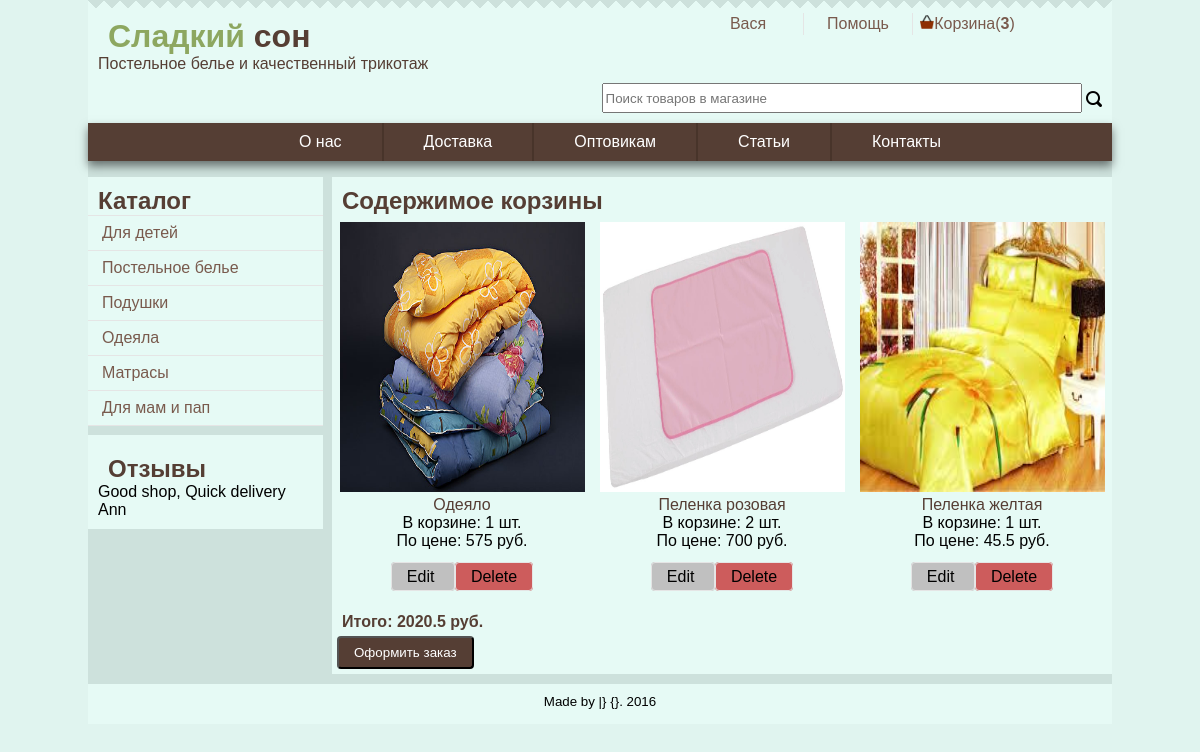
Screenshot of /index.php?section=cart&action=show (signed in) with the database file from the repository.
### tables this page shows
CREATE TABLE IF NOT EXISTS `carts` (
  `id` int(11) NOT NULL,
  `user_id` int(11) NOT NULL,
  `created` char(250) NOT NULL,
  `order_id` int(11) DEFAULT '0',
  `status` char(250) DEFAULT NULL,
  `comment` char(250) NOT NULL
);

CREATE TABLE IF NOT EXISTS `upmenu` (
  `id` int(11) NOT NULL,
  `name` char(30) NOT NULL,
  `link` char(30) NOT NULL
);

CREATE TABLE IF NOT EXISTS `catalog` (
  `id` int(11) NOT NULL,
  `parent_id` int(11) NOT NULL,
  `name` char(250) NOT NULL,
  `price` char(30) DEFAULT NULL,
  `amount` char(30) DEFAULT NULL,
  `link` char(250) DEFAULT NULL,
  `imgLink` char(250) DEFAULT NULL
);

CREATE TABLE IF NOT EXISTS `cart_items` (
  `id` int(11) NOT NULL,
  `cart_id` int(11) NOT NULL,
  `product_id` int(11) NOT NULL,
  `amount` text NOT NULL
);

CREATE TABLE IF NOT EXISTS `goods` (
  `id` int(11) NOT NULL,
  `parent_id` int(11) NOT NULL,
  `name` char(250) NOT NULL,
  `description` text NOT NULL,
  `price` double NOT NULL,
  `amount` char(30) NOT NULL,
  `link` char(250) NOT NULL DEFAULT '#',
  `img_link` char(250) DEFAULT NULL
);

### page/main/cart/showCart.php (the view, shortened to what this page needs)
<?php
if (GetCartId()) {
    $cart_id = GetCartId();
    $items = GetCartItemsList($cart_id);
    $total = 0;
} else {
    $errors = [];
    $errors[] = 'Непредвиденная ошибка';
    return $errors;
}
?>
<?php endif;
if (CountCartItems(GetCartId()) == 0) {
    echo "<H2>Ваша корзина пуста</H2>";
    return false;
}
echo "<H2>Содержимое корзины</H2>";
echo "<div class='flowContainer'>";
foreach ($items as $item) {
    $product = GetProductItem($item['product_id']);
    ?>
    <div class='menuItem'>
        <?php if ($product['img_link']) {
            echo "<img src = " . ImgUrl() . $product['img_link'] . ">";
        } else {
            echo "<img alt = 'prepare' src = " . ImgUrl() . "no_img.png>";
        }
        ?>
        <a href="<?= $_SERVER['PHP_SELF'] ?>?section=store&id=<?= $product['id'] ?>">
            <?= $product['name'] ?>
        </a>
        <div class=''>В корзине: <?= $item['amount'] ?> шт.</div>
        <div class=''>По цене: <?= $product['price'] ?> руб.</div>
        <br>
        <div>
            <a class='CartButtonEdit'
               href="<?= $_SERVER['PHP_SELF'] ?>?section=cart&action=edit&id=<?= $item['id'] ?>">
                Edit
            </a>
            <a class='CartButtonDelete'
               href="<?= $_SERVER['PHP_SELF'] ?>?section=cart&action=delete&id=<?= $item['id'] ?>"
               onclick="return confirm('Вы уверены?');">
                Delete
            </a>
        </div>
    </div>
    <?php
    $total += $item['amount'] * GetProductItem($item['product_id'])['price'];
}
echo "</div>";
?>
    <h4>Итого: <?= $total ?> руб.</h4>
    <button type="submit" class="submitButton"
            onclick="return confirm('Вы уверены?');">
        Оформить заказ
    </button>

### global.php (shortened to what this page needs)
<?php
function Db()
{
    global $dbh;
    try {
        if (!$dbh) {
            $dbh = new PDO("mysql:host=localhost;dbname=" . DB_NAME . ';charset=UTF8;', DB_USER, DB_PASSWORD);
        }
    } catch (PDOException $e) {
        die("Error!: " . $e->getMessage() . "<br/>");
    }
    return $dbh;
}
function GetCatalogList($parent_id = 0)
{
    $sql = "SELECT * FROM catalog WHERE parent_id=?";
    $sth = Db()->prepare($sql);
    if (!$sth->execute([$parent_id])) {
        print_r($sth->errorInfo());
        die;
    }
    return $sth->fetchall();
}
function GetProductItem($id)
{
    $sql = "SELECT * FROM goods WHERE id=?";
    $sth = Db()->prepare($sql);
    if (!$sth->execute([$id])) {
        print_r($sth->errorInfo());
        die;
    }
    return $sth->fetch();
}
function GetUpMenu()
{
    $sql = "SELECT * FROM `upmenu` WHERE 1";
    $sth = Db()->prepare($sql);
    if (!$sth->execute()) {
        print_r($sth->errorInfo());
        die;
    }
    return $sth->fetchall();
}
function ImgUrl()
{
    return "/img/";
}
function printUpmenu()
{
    $items = GetUpMenu();
    echo "<div class='upMenu'><ul>";
    foreach ($items as $item) {
        $link = '?section=common&action=' . $item['link'];
        echo "<li><a href=" . $link . "> $item[name] </a></li>";
    }
    echo "</ul></div>";
}
function printMenuCatalog()
{
    $items = GetCatalogList();
    echo "<div class='catalogContainer'>";
    echo "<h2>Каталог</h2>";
    echo "<ul class='mainCatalog'>";
    foreach ($items as $item) {
        ?>
        <li><a href='#'
               onclick="location.href='?section=store&category_id=<?= $item['id'] ?>'">
            <?= $item['name'] ?></a>
        <?php
        echo "<ul class='subCatalog'>";
            ?>
        <?php
        echo "</ul></li>";
    }
    echo "</ul></div>";
}
function showReviews()
{
    ?>
    <div class="reviewContainer">
        <h2>Отзывы</h2>
        <div class="customer">
            <div class="comment">
                Good shop,
                Quick delivery
            </div>
            <div class="name">Ann</div>
        </div>
    </div>
<?php
}
        ?>
<?php
function loginButton()
{
    if (isset($_SESSION['sess_login'])) {
        printPrivateMenu();
    } else {
        printPublicMenu();
    }
}
function cartButton()
{
    $cart = '<a href=' . $_SERVER['PHP_SELF'] . '?section=cart&action=show>';
    $cart .= '<img src = ' . ImgUrl() . 'basket.png style=width:14px>Корзина';
    $cart .= "(<b id=cartAmount>" . CountCartItems(GetCartId()) . "</b>)";
    $cart .= "</a>";
    echo($cart);
}
function helpButton()
{
    ?>
    <a href="<?= $_SERVER['PHP_SELF'] ?>?section=common&action=help">Помощь</a>
<?php
}
        ?>
        <?php
function CountCartItems($cart_id)
{
    if (count(GetCartItemsList($cart_id))) {
        return count(GetCartItemsList($cart_id));
    }
    return 0;
}
function GetCartItemsList($cart_id)
{
    $sql = "SELECT * FROM cart_items WHERE cart_id=?";
    $sth = Db()->prepare($sql);
    if (!$sth->execute([$cart_id])) {
        print_r($sth->errorInfo());
        die;
    }
    return $sth->fetchall();
}
function GetUserCart($user_id)
{
    $sql = "SELECT * FROM carts WHERE user_id=?";
    $sth = Db()->prepare($sql);
    if (!$sth->execute([$user_id])) {
        print_r($sth->errorInfo());
        die;
    }
    return $sth->fetch();
}
function GetCartId()
{
    if (isset($_SESSION['sess_id'])) {
        if (GetUserCart($_SESSION['sess_id'])['id']) {
            return GetUserCart($_SESSION['sess_id'])['id'];
        } else {
            date_default_timezone_set('Europe/Moscow');
            $today = date("Y-m-d H:i:s", time());
            return AddCart($_SESSION['sess_id'], $today, 'User Cart Created success');
        }
    }
}
function ShowCart($params = [])
{
    $file = './page/main/cart/showCart.php';
    if (file_exists($file)) {
        require_once($file);
    } else {
        echo("HOLD");
    }
}

### css/style.css (style rules this page uses)
body { background-color: #e0f4ef; margin: 0; padding: 0; font-family: sans-serif; font-size: 16px; }
h4, h3, h2, h1 { padding-left: 10px; padding-top: 10px; margin: 0; color: #553e34; display: block; }
.goodsContainer, .topSaleContainer, .catalogContainer, .mainCatalog, .reviewContainer { background-color: #e6faf5; }
.userMenu li > a { display: block; padding: 2px 0; color: #795a4d; text-decoration: none; border-left: 1px solid #E5E5E5; position: relative; }
.userMenu li:first-child a, .upMenu li:first-child a { border-left: none; }
.upMenu { margin: 0; padding: 0; list-style: none; text-align: center; background-color: #553e34; clear: both; box-shadow: 0 5px 9px 0 rgba(0, 0, 0, 0.5); -webkit-box-shadow: 0 5px 9px 0 rgba(0, 0, 0, 0.5); -moz-box-shadow: 0 5px 9px 0 rgba(0, 0, 0, 0.5); }
.upMenu li { display: inline-block; width: auto; }
.upMenu a { display: block; padding: 10px 40px; color: white; text-decoration: none; border-left: 2px solid #48342a; }
.reviewContainer { margin-top: 10px; padding: 10px; }
.mainCatalog { width: inherit; margin: 0; padding: 0; list-style: none; }
.mainCatalog a { display: block; margin-bottom: -1px; padding: 8px 14px; color: #795a4d; text-decoration: none; border-top: 1px solid #E5E5E5; border-bottom: 1px solid #E5E5E5; }
.mainCatalog > li { position: relative; }
.flowContainer { display: flex; flex-flow: row wrap; min-height: 40px; width: 100%; justify-content: space-around; }
.menuItem { position: relative; display: block; background-color: #e6faf5; padding: 5px; margin: 2px auto 0; width: 246px; min-height: 376px; text-align: center; }
.menuItem img { max-width: 245px; height: 270px; text-align: center; display: inline-block; }
.menuItem > a { text-decoration: none; color: #553e34; }
.buttonCart2Order, .CartButtonDelete, .CartButtonEdit { text-decoration: none; border: 1px solid #E5E5E5; border-radius: 4px; padding: 5px 15px; color: black; }
.CartButtonDelete { background-color: indianred; }
.CartButtonEdit { background-color: silver; }
.submitButton { padding: 7px 15px; margin: 5px; background-color: #553e34; color: white; border-radius: 4px; }

### rows the page displays
carts: id "3"
upmenu: name "О нас"
upmenu: name "Доставка"
upmenu: name "Оптовикам"
upmenu: name "Статьи"
upmenu: name "Контакты"
catalog: name "Для детей"
catalog: name "Постельное белье"
catalog: name "Подушки"
catalog: name "Одеяла"
catalog: name "Матрасы"
catalog: name "Для мам и пап"
cart_items: goods.img_link (picture), goods.name "Одеяло", amount "1", goods.price "575"
cart_items: goods.img_link (picture), goods.name "Пеленка розовая", amount "2", goods.price "700"
cart_items: goods.img_link (picture), goods.name "Пеленка желтая", amount "1", goods.price "45.5"

### other values shown
$_SESSION['sess_name'] "Вася"
$total "2020.5"
